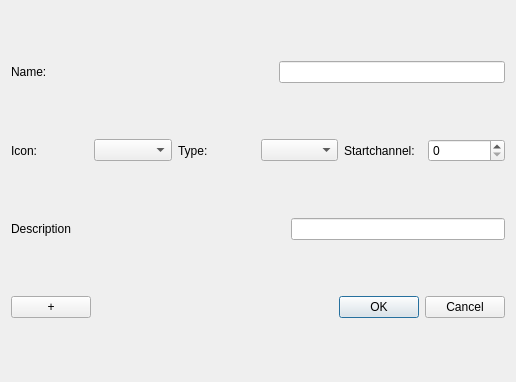
<?xml version="1.0" encoding="UTF-8"?>
<ui version="4.0">
 <class>CreateFixtureDialog</class>
 <widget class="QDialog" name="CreateFixtureDialog">
  <property name="geometry">
   <rect>
    <x>0</x>
    <y>0</y>
    <width>516</width>
    <height>382</height>
   </rect>
  </property>
  <property name="sizePolicy">
   <sizepolicy hsizetype="Preferred" vsizetype="Preferred">
    <horstretch>0</horstretch>
    <verstretch>0</verstretch>
   </sizepolicy>
  </property>
  <property name="windowTitle">
   <string>Dialog</string>
  </property>
  <layout class="QVBoxLayout" name="verticalLayout_4">
   <item>
    <layout class="QHBoxLayout" name="hL_name">
     <item>
      <widget class="QLabel" name="label">
       <property name="text">
        <string>Name:</string>
       </property>
      </widget>
     </item>
     <item>
      <spacer name="horizontalSpacer">
       <property name="orientation">
        <enum>Qt::Horizontal</enum>
       </property>
       <property name="sizeHint" stdset="0">
        <size>
         <width>40</width>
         <height>20</height>
        </size>
       </property>
      </spacer>
     </item>
     <item>
      <widget class="QLineEdit" name="lE_name"/>
     </item>
    </layout>
   </item>
   <item>
    <layout class="QHBoxLayout" name="horizontalLayout">
     <item>
      <widget class="QLabel" name="label_4">
       <property name="text">
        <string>Icon:</string>
       </property>
      </widget>
     </item>
     <item>
      <widget class="QComboBox" name="cB_icons"/>
     </item>
     <item>
      <widget class="QLabel" name="label_2">
       <property name="text">
        <string>Type:</string>
       </property>
      </widget>
     </item>
     <item>
      <widget class="QComboBox" name="cB_type"/>
     </item>
     <item>
      <widget class="QLabel" name="l_start_channel">
       <property name="text">
        <string>Startchannel:</string>
       </property>
      </widget>
     </item>
     <item>
      <widget class="QSpinBox" name="sB_start_cahnnel"/>
     </item>
    </layout>
   </item>
   <item>
    <layout class="QHBoxLayout" name="hL_desc">
     <item>
      <widget class="QLabel" name="label_3">
       <property name="text">
        <string>Description</string>
       </property>
      </widget>
     </item>
     <item>
      <spacer name="horizontalSpacer_3">
       <property name="orientation">
        <enum>Qt::Horizontal</enum>
       </property>
       <property name="sizeHint" stdset="0">
        <size>
         <width>40</width>
         <height>20</height>
        </size>
       </property>
      </spacer>
     </item>
     <item>
      <widget class="QLineEdit" name="lE_description"/>
     </item>
    </layout>
   </item>
   <item>
    <layout class="QVBoxLayout" name="vL_scrollarea"/>
   </item>
   <item>
    <layout class="QHBoxLayout" name="hL_buttons">
     <item>
      <widget class="QPushButton" name="pB_add_channel">
       <property name="text">
        <string>+</string>
       </property>
      </widget>
     </item>
     <item>
      <widget class="QDialogButtonBox" name="buttonBox">
       <property name="standardButtons">
        <set>QDialogButtonBox::Cancel|QDialogButtonBox::Ok</set>
       </property>
      </widget>
     </item>
    </layout>
   </item>
  </layout>
 </widget>
 <resources/>
 <connections/>
</ui>
